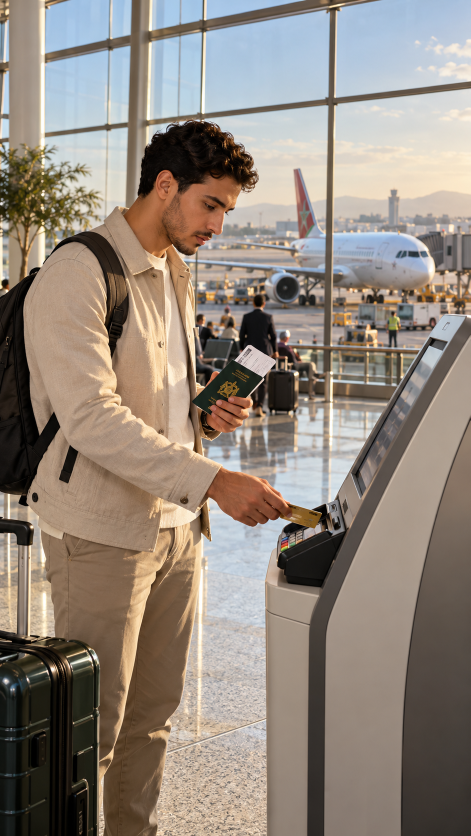
#> input picture efh-cabin-crew-reel/assets/images/s1_traveler.png, 941 x 1672 px (shown at 1/2 size); its folder holds only this picture in this run
$ python make_video.py ../assets/images/s1_traveler.png
#> lines starting #> are read from the running program, lines starting #| are printed output that depends on the picture
#> in load, img is the input picture: shape (1672, 941, 3); mean B, G, R 124.2, 134.6, 145.9
"""Composite the 7 reference images into the final 9:16 reel.

Each image becomes a cinematic 2.5D shot: eased dolly / tracking / arc moves,
reframes on the voice-over pauses, light sweeps, grain, and motion-blurred
whip transitions. Frames are piped straight into ffmpeg.

Run: python3 src/make_video.py  (after render_overlays.py and make_audio.py)
"""
import math
import subprocess
import sys
from pathlib import Path

import cv2
import numpy as np

from timeline import DURATION, FPS, H, S, W

ROOT = Path(__file__).resolve().parent.parent
IMG = ROOT / "assets" / "images"
OV = ROOT / "build" / "overlays"
UPS = 1.55                                  # working resolution vs. output
SW, SH = int(W * UPS), int(H * UPS)


# ------------------------------------------------------------ helpers ----
def smooth(x):
    x = min(max(x, 0.0), 1.0)
    return 0.5 - 0.5 * math.cos(math.pi * x)


def lerp(a, b, k):
    return a + (b - a) * k


def grade(img):
    """Natural premium grade: gentle contrast, navy shadows, warm highlights."""
    f = img.astype(np.float32) / 255.0                       # BGR
    lum = (0.114 * f[..., 0] + 0.587 * f[..., 1] + 0.299 * f[..., 2])[..., None]
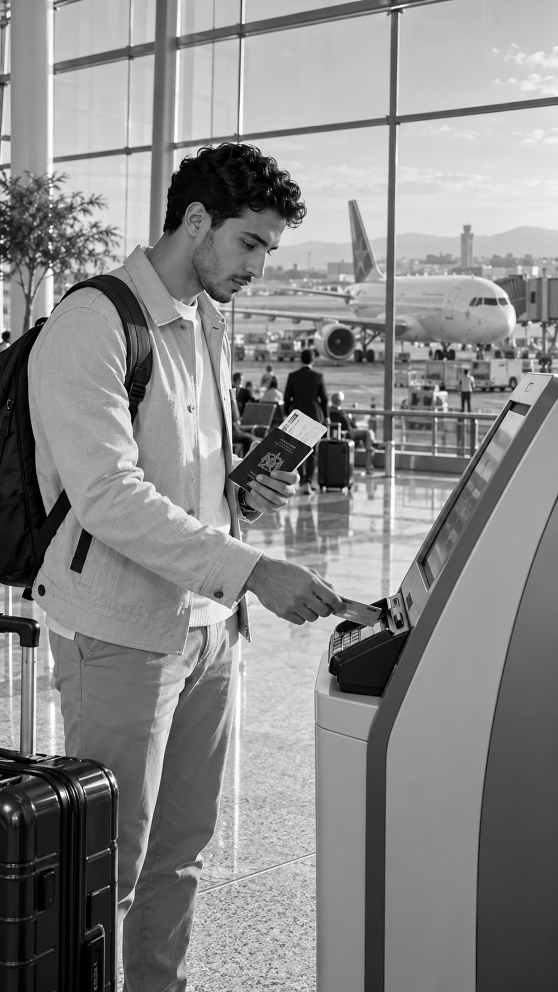
#> lum: shape (2976, 1674, 1) float32 (shown at 1/3 size); min 0, max 1, mean 0.537
    f = f + (f - 0.5) * 0.06                                 # light contrast
    shadow = np.clip(1 - lum * 2.2, 0, 1)
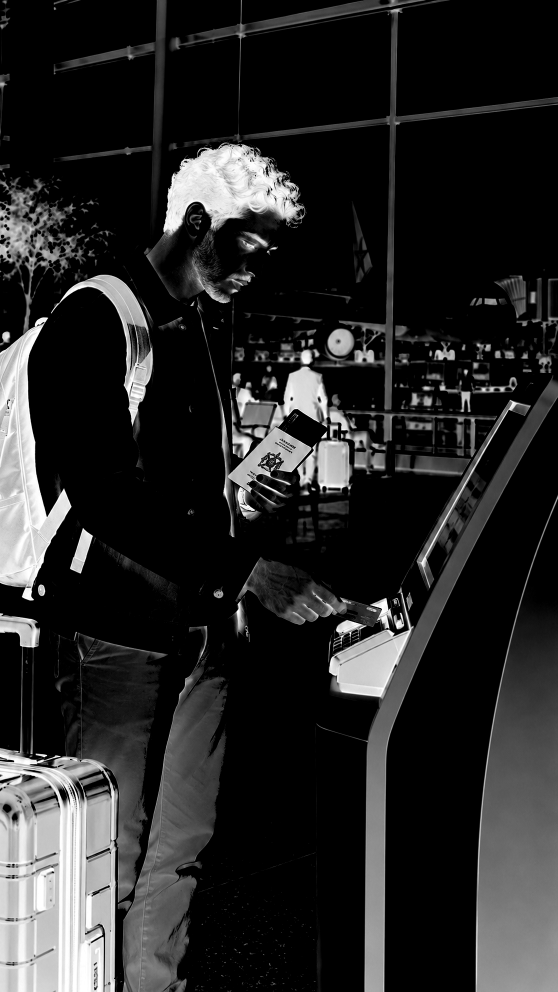
#> shadow: shape (2976, 1674, 1) float32 (shown at 1/3 size); min 0, max 1, mean 0.156
    high = np.clip((lum - 0.6) / 0.4, 0, 1)
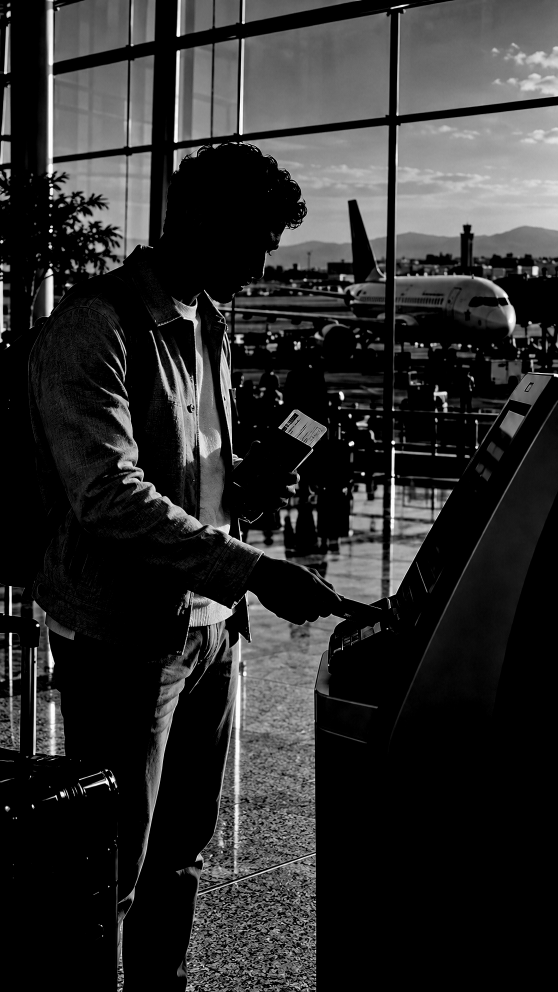
#> high: shape (2976, 1674, 1) float32 (shown at 1/3 size); min 0, max 1, mean 0.175
    f += shadow * np.array([0.022, 0.006, -0.008])           # navy in shadows
    f += high * np.array([-0.012, 0.004, 0.018])             # warm highlights
    return np.clip(f * 255, 0, 255).astype(np.uint8)


def load(name):
    img = cv2.imread(str(IMG / name), cv2.IMREAD_COLOR)
#> (the run stopped early here; a loop or call above may not have finished)
